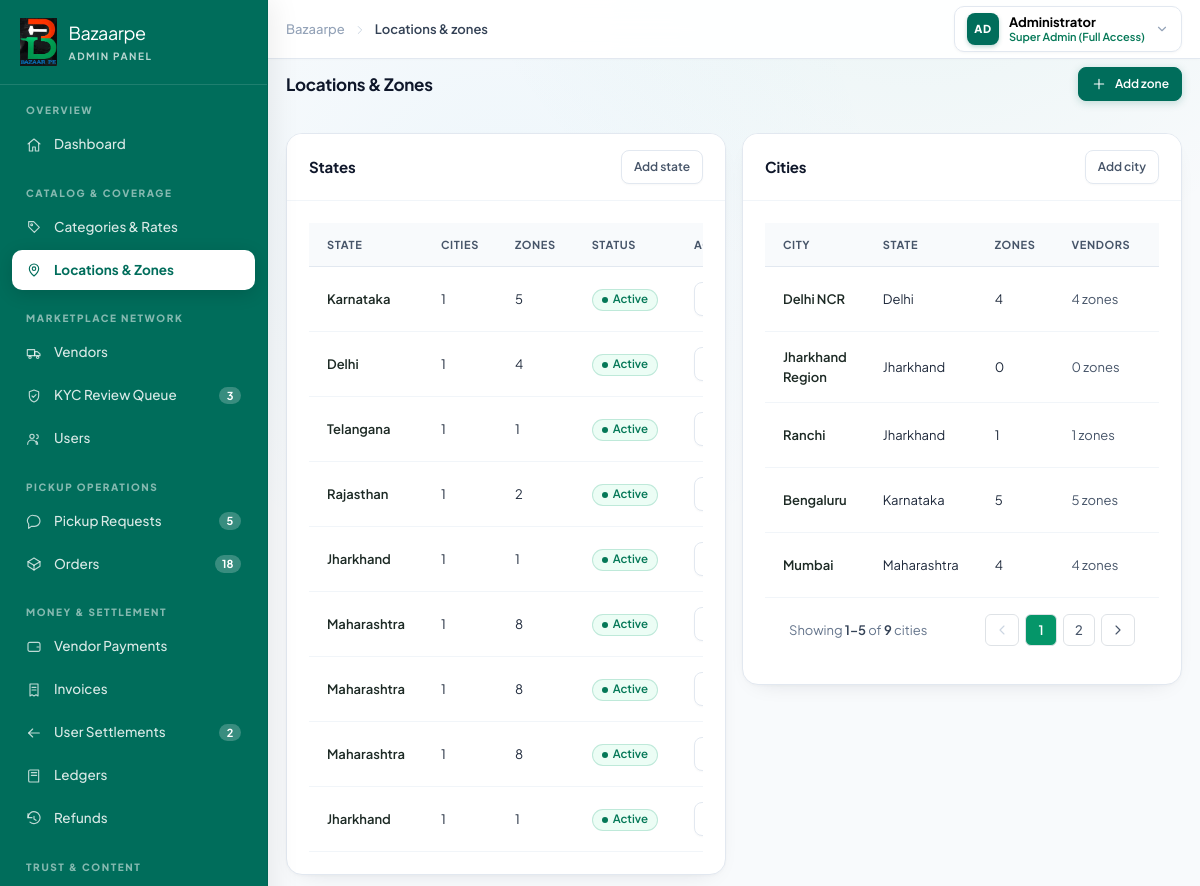
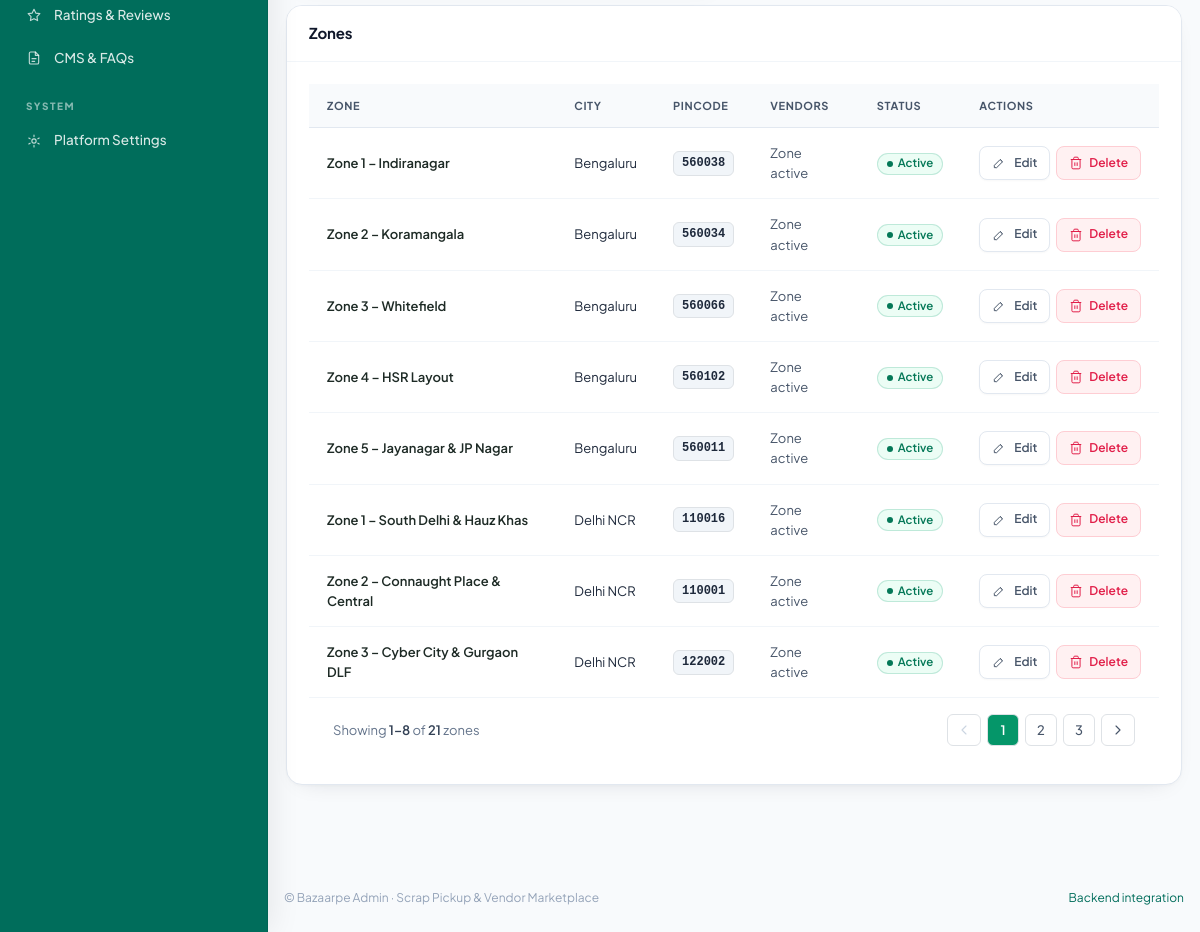
Page /dashboard/locations.html (signed in) on the committed database (2 pictures, top to bottom).
### bazaarpe/models.py (models this page shows, shortened)
class ServiceCity(models.Model):
    name = models.CharField(max_length=100, unique=True, help_text="City name e.g. Bengaluru, Mumbai")
    state = models.CharField(max_length=100, default='Karnataka', help_text="State name")
    is_active = models.BooleanField(default=True, help_text="Whether delivery/pickup service is live")
    created_at = models.DateTimeField(auto_now_add=True)
    class Meta:
        ordering = ['name']
        verbose_name = 'Service City'
        verbose_name_plural = 'Service Cities'

class ServiceZone(models.Model):
    city = models.ForeignKey(ServiceCity, on_delete=models.CASCADE, related_name='zones')
    name = models.CharField(max_length=150, help_text="Zone name e.g. Zone 1 – Indiranagar")
    code = models.CharField(max_length=50, blank=True, null=True, help_text="Zone code e.g. ZN-BLR-01")
    pincodes = models.TextField(blank=True, default='', help_text="Comma-separated pincodes covered")
    center_latitude = models.DecimalField(max_digits=10, decimal_places=7, null=True, blank=True, help_text="Latitude for map center / distance matching")
    center_longitude = models.DecimalField(max_digits=10, decimal_places=7, null=True, blank=True, help_text="Longitude for map center / distance matching")
    radius_km = models.DecimalField(max_digits=6, decimal_places=2, default=8.00, help_text="Service radius in km")
    is_active = models.BooleanField(default=True)
    created_at = models.DateTimeField(auto_now_add=True)
    class Meta:
        ordering = ['city__name', 'name']
        verbose_name = 'Service Zone'
        verbose_name_plural = 'Service Zones'

### bazaarpe/views.py (the view, shortened to what this page needs)
# urls.py: path('dashboard/<str:page_name>', views.page_view, name='dashboard_subpage_direct'),
def page_view(request, page_name):
    clean_name = page_name.replace('.html', '').strip('/')
    if clean_name in ('login', 'sign-in'):
        if request.user.is_authenticated:
            logout(request)
        return redirect('login')
    if not request.user.is_authenticated:
        return redirect_to_login(request.get_full_path(), login_url='login')
    if not is_full_admin(request.user):
        raise PermissionDenied('Full administrator access is required.')
    if clean_name in ('index', 'dashboard'):
        return dashboard_view(request)
    if clean_name == 'locations':
        cities = ServiceCity.objects.all().prefetch_related('zones').order_by('state', 'name')
        zones = ServiceZone.objects.all().select_related('city').order_by('city__name', 'name')
        states_qs = ServiceCity.objects.values('state').distinct().annotate(cities_count=Count('id'))
        states = []
        for s in states_qs:
            state_name = s['state']
            c_count = s['cities_count']
            z_count = ServiceZone.objects.filter(city__state=state_name).count()
            states.append({'name': state_name, 'cities_count': c_count, 'zones_count': z_count, 'status': 'Active'})
        all_cities = ServiceCity.objects.filter(is_active=True).order_by('state', 'name')
        if not all_cities.exists():
            all_cities = list(cities)
        city_page_size = int(request.GET.get('city_page_size', 5))
        city_paginator = Paginator(cities, city_page_size)
        city_page_obj = city_paginator.get_page(request.GET.get('city_page', 1))
        city_query_string = build_query_string(request, 'city_page')
        zone_page_size = int(request.GET.get('zone_page_size', 8))
        zone_paginator = Paginator(zones, zone_page_size)
        zone_page_obj = zone_paginator.get_page(request.GET.get('zone_page', 1))
        zone_query_string = build_query_string(request, 'zone_page')
        vendor_areas_qs = VendorProfile.objects.all().select_related('user').prefetch_related('operating_zones', 'operating_zones__city').order_by('shop_name')
        va_page_size = int(request.GET.get('vendor_page_size', 6))
        va_paginator = Paginator(vendor_areas_qs, va_page_size)
        va_page_obj = va_paginator.get_page(request.GET.get('vendor_page', 1))
        va_query_string = build_query_string(request, 'vendor_page')
        ctx = admin_context(
            request,
            page_name=clean_name,
            cities=city_page_obj.object_list,
            city_page_obj=city_page_obj,
            city_paginator=city_paginator,
            city_query_string=city_query_string,
            zones=zone_page_obj.object_list,
            zone_page_obj=zone_page_obj,
            zone_paginator=zone_paginator,
            zone_query_string=zone_query_string,
            vendor_areas=va_page_obj.object_list,
            vendor_area_page_obj=va_page_obj,
            vendor_area_paginator=va_paginator,
            vendor_query_string=va_query_string,
            states=states,
            total_cities=cities.count(),
            total_zones=zones.count(),
            all_cities=all_cities,
        )
        return render(request, 'locations.html', ctx)

### bazaarpe/views.py (called while the page is built)
def is_full_admin(user):
    return bool(user and user.is_authenticated and (user.is_superuser or user.is_staff))

def build_query_string(request, *exclude_keys):
    if not hasattr(request, 'GET'):
        return ""
    params = request.GET.copy()
    excludes = set(exclude_keys) | {'page'} if not exclude_keys else set(exclude_keys)
    for key in excludes:
        params.pop(key, None)
    qs = params.urlencode()
    return f"&{qs}" if qs else ""

### templates/locations.html (shortened to what this page needs)
<!DOCTYPE html>
<html lang="en" class="h-full">
<head>
  <link rel="stylesheet" href="/static/vendor/bootstrap.min.css">
  <link rel="stylesheet" href="/static/css/tailwind.css">
  <link rel="stylesheet" href="/static/css/components.css">
</head>
<body class="" data-active="locations">
    {% include 'includes/sidebar.html' %}
  <div class="bm-main">
    <header class="bm-topbar">
      <div class="flex items-center gap-2 px-3 py-2.5 sm:px-5">
        <div class="hidden items-center gap-2 sm:flex">
          <span class="text-[0.8125rem] font-medium text-slate-400">Bazaarpe</span>
          <span class="text-slate-300"><svg class="h-3.5 w-3.5" viewBox="0 0 24 24" fill="none" stroke="currentColor" stroke-width="1.7" stroke-linecap="round" stroke-linejoin="round" aria-hidden="true" focusable="false"><path d="m9 6 6 6-6 6"/></svg></span>
          <span class="text-[0.8125rem] font-semibold text-slate-700">Locations &amp; zones</span>
        </div>
        <div class="ml-auto flex items-center gap-2" style="margin-left: auto !important;">
          <div class="relative" data-dropdown-root>
            <button type="button" class="bm-user-pill" data-dropdown-toggle aria-haspopup="true" aria-expanded="false">
              <span class="bm-user-avatar">AD</span>
              <span class="hidden text-left sm:block">
                <span class="block text-[0.8125rem] font-bold leading-tight text-slate-900">Administrator</span>
                <span class="block text-[0.6875rem] leading-tight text-emerald-700 font-semibold">Super Admin (Full Access)</span>
              </span>
              <svg style="width: 14px; height: 14px; min-width: 14px; color: #94a3b8;" viewBox="0 0 24 24" fill="none" stroke="currentColor" stroke-width="2" stroke-linecap="round" stroke-linejoin="round"><path d="m6 9 6 6 6-6"/></svg>
            </button>
          </div>
        </div>
      </div>
    </header>
    <main class="px-3 pb-8 pt-2.5 sm:px-5 sm:pt-3" id="bmMain">
    <div class="mb-3 flex flex-wrap items-center justify-between gap-3">
      <div class="flex items-center gap-2.5">
        <h1 class="text-[1.0625rem] font-bold text-slate-800 tracking-tight">Locations & Zones</h1>
      </div>
      <div class="flex items-center gap-2">
        <button type="button" class="bm-btn-primary bm-btn-sm" data-modal-open="modalAddZone"><svg class="h-4 w-4" viewBox="0 0 24 24" fill="none" stroke="currentColor" stroke-width="1.7" stroke-linecap="round" stroke-linejoin="round" aria-hidden="true" focusable="false"><path d="M12 5v14M5 12h14"/></svg> Add zone</button>
      </div>
    </div>
    <div class="mt-3 row g-3">
      <div class="col-12 col-xl-6">
        <section class="bm-card "><div class="bm-card-hd"><div><h2 class="bm-card-title">States</h2></div><div class="flex flex-wrap items-center gap-2"><button type="button" class="bm-btn-ghost bm-btn-sm" data-modal-open="modalAddState">Add state</button></div></div><div class="bm-card-bd "><div class="bm-table-wrap bm-scroll"><table class="bm-table min-w-[560px]">
      <thead><tr><th scope="col" class="">State</th><th scope="col" class="">Cities</th><th scope="col" class="">Zones</th><th scope="col" class="">Status</th><th scope="col" class="text-right">Actions</th></tr></thead><tbody>
      {% for state in states %}
      <tr>
        <td class=""><span class="font-semibold text-ink-900">{{ state.name }}</span></td>
        <td class="">{{ state.cities_count }}</td>
        <td class="">{{ state.zones_count }}</td>
        <td class=""><span class="bm-badge bg-emerald-50 text-emerald-700 ring-emerald-600/20"><span class="bm-dot"></span>{{ state.status|default:"Active" }}</span></td>
        <td class="">
          <div class="flex items-center justify-end gap-1.5">
            <button type="button" class="bm-btn-ghost bm-btn-sm" data-modal-open="modalEditState" data-state-name="{{ state.name }}"></button>
          </div>
        </td>
      </tr>
      {% empty %}
      <tr><td colspan="5" class="py-6 text-center text-slate-400">No states configured.</td></tr>
      {% endfor %}
      </tbody></table></div></div></section>
      </div>
      <div class="col-12 col-xl-6">
        <section class="bm-card "><div class="bm-card-hd"><div><h2 class="bm-card-title">Cities</h2></div><div class="flex flex-wrap items-center gap-2"><button type="button" class="bm-btn-ghost bm-btn-sm" data-modal-open="modalAddCity">Add city</button></div></div><div class="bm-card-bd "><div class="bm-table-wrap bm-scroll"><table class="bm-table min-w-[620px]">
      <thead><tr><th scope="col" class="">City</th><th scope="col" class="">State</th><th scope="col" class="">Zones</th><th scope="col" class="">Vendors</th><th scope="col" class="">Status</th><th scope="col" class=""></th></tr></thead><tbody>
{% for city in cities %}
<tr>
  <td class=""><span class="font-semibold text-ink-900">{{ city.name }}</span></td>
  <td class="">{{ city.state }}</td>
  <td class="">{{ city.zones.count }}</td>
  <td class=""><span class="text-slate-600 text-sm">{{ city.zones.count }} zones</span></td>
  <td class=""><span class="bm-badge bg-emerald-50 text-emerald-700 ring-emerald-600/20">Active</span></td>
</tr>
{% empty %}
<tr><td colspan="6" class="py-6 text-center text-slate-400">No cities configured.</td></tr>
{% endfor %}
</tbody></table></div>
{% include "includes/pagination.html" with page_obj=city_page_obj paginator=city_paginator page_param='city_page' query_string=city_query_string item_label="cities" %}
</div></section>
      </div>
    </div>
    <div class="mt-3">
      <section class="bm-card "><div class="bm-card-hd"><div><h2 class="bm-card-title">Zones</h2></div><div class="flex flex-wrap items-center gap-2"></div></div><div class="bm-card-bd "><div class="bm-table-wrap bm-scroll"><table class="bm-table min-w-[760px]">
      <thead><tr><th scope="col" class="">Zone</th><th scope="col" class="">City</th><th scope="col" class="">Pincode</th><th scope="col" class="">Vendors</th><th scope="col" class="">Status</th><th scope="col" class="text-right">Actions</th></tr></thead><tbody>
{% for zone in zones %}
<tr>
  <td class=""><span class="font-semibold text-ink-900">{{ zone.name }}</span></td>
  <td class="">{{ zone.city.name }}</td>
  <td class="">
    {% if zone.pincodes %}
      <span class="inline-flex items-center px-2 py-0.5 rounded text-[0.75rem] font-mono font-bold bg-slate-100 text-slate-800 border border-slate-200">{{ zone.pincodes }}</span>
    {% else %}
      <span class="text-xs text-slate-400 italic">—</span>
    {% endif %}
  </td>
  <td class=""><span class="text-slate-600 text-sm">Zone active</span></td>
  <td class="">
    {% if zone.is_active %}
    <span class="bm-badge bg-emerald-50 text-emerald-700 ring-emerald-600/20"><span class="bm-dot"></span>Active</span>
    {% else %}
    <span class="bm-badge bg-slate-100 text-slate-600 ring-slate-500/20"><span class="bm-dot"></span>Inactive</span>
    {% endif %}
  </td>
  <td class="">
    <div class="flex items-center justify-end gap-1.5">
      <button type="button" class="bm-btn-ghost bm-btn-sm" data-modal-open="modalEditZone"
              data-zone-id="{{ zone.id }}"
              data-zone-name="{{ zone.name }}"
              data-city-id="{{ zone.city.id }}"
              data-pincode="{{ zone.pincodes }}" data-pincodes="{{ zone.pincodes }}"
              data-status="{% if zone.is_active %}active{% else %}inactive{% endif %}">
        <svg class="h-3.5 w-3.5" viewBox="0 0 24 24" fill="none" stroke="currentColor" stroke-width="1.7"><path d="M4 20h4l10-10-4-4L4 16z"/><path d="m14 6 4 4"/></svg> Edit
      </button>
      <button type="button" class="bm-btn-danger bm-btn-sm" data-action="delete-location" data-item-name="{{ zone.name }}">
        <svg class="h-3.5 w-3.5" viewBox="0 0 24 24" fill="none" stroke="currentColor" stroke-width="1.7"><path d="M3 6h18M19 6v14a2 2 0 0 1-2 2H7a2 2 0 0 1-2-2V6m3 0V4a2 2 0 0 1 2-2h4a2 2 0 0 1 2 2v2M10 11v6M14 11v6"/></svg> Delete
      </button>
    </div>
  </td>
</tr>
{% empty %}
<tr><td colspan="6" class="py-6 text-center text-slate-400">No service zones configured.</td></tr>
{% endfor %}
</tbody></table></div>
{% include "includes/pagination.html" with page_obj=zone_page_obj paginator=zone_paginator page_param='zone_page' query_string=zone_query_string item_label="zones" %}
</div></section>
    </div>
    </main>
    <footer class="mt-8 border-t border-slate-200/70 px-3 py-4 text-[0.75rem] text-slate-400 sm:px-5">
      <div class="flex flex-col items-start justify-between gap-2 sm:flex-row sm:items-center">
        <p>© Bazaarpe Admin · Scrap Pickup & Vendor Marketplace</p>
        <p class="flex items-center gap-3">
          <a class="hover:text-brand-700" href="../docs/backend-integration.md">Backend integration</a>
        </p>
      </div>
    </footer>
  </div>
</body>
</html>

### rows in the picture
ServiceCity: name "Telangana", cities_count "1", zones_count "1", status "Active"
ServiceCity: name "Rajasthan", cities_count "1", zones_count "2", status "Active"
ServiceCity: name "Delhi NCR", state "Delhi", zones.count "4"
ServiceCity: name "Jharkhand Region", state "Jharkhand", zones.count "0"
ServiceCity: name "Ranchi", state "Jharkhand", zones.count "1"
ServiceCity: name "Bengaluru", state "Karnataka", zones.count "5"
ServiceCity: name "Mumbai", state "Maharashtra", zones.count "4"
ServiceZone: name "Zone 1 – Indiranagar", city.name "Bengaluru", pincodes "560038", is_active True (drawn)
ServiceZone: name "Zone 2 – Koramangala", city.name "Bengaluru", pincodes "560034", is_active True (drawn)
ServiceZone: name "Zone 3 – Whitefield", city.name "Bengaluru", pincodes "560066", is_active True (drawn)
ServiceZone: name "Zone 4 – HSR Layout", city.name "Bengaluru", pincodes "560102", is_active True (drawn)
ServiceZone: name "Zone 5 – Jayanagar & JP Nagar", city.name "Bengaluru", pincodes "560011", is_active True (drawn)
ServiceZone: name "Zone 1 – South Delhi & Hauz Khas", city.name "Delhi NCR", pincodes "110016", is_active True (drawn)
ServiceZone: name "Zone 2 – Connaught Place & Central", city.name "Delhi NCR", pincodes "110001", is_active True (drawn)
ServiceZone: name "Zone 3 – Cyber City & Gurgaon DLF", city.name "Delhi NCR", pincodes "122002", is_active True (drawn)

### other values in the picture
{{ sidebar_badges.kyc }} "3"
{{ sidebar_badges.requests }} "5"
{{ sidebar_badges.orders }} "18"
{{ sidebar_badges.settlements }} "2"
{{ state.name }} "Karnataka" "Delhi" "Jharkhand" "Maharashtra" "Maharashtra" "Maharashtra" "Jharkhand"
{{ state.cities_count }} "1" "1" "1" "1" "1" "1" "1"
{{ state.zones_count }} "5" "4" "1" "8" "8" "8" "1"
{{ state.status|default:"Active" }} "Active" "Active" "Active" "Active" "Active" "Active" "Active"
{{ page_obj.start_index|default:0 }} "1 1"
{{ page_obj.end_index|default:0 }} "5 8"
{{ paginator.count|default:0 }} "9 21"
{{ item_label|default:"records" }} "cities zones"
{{ num }} "1" "1"
{{ num }} "2" "2" "3"
